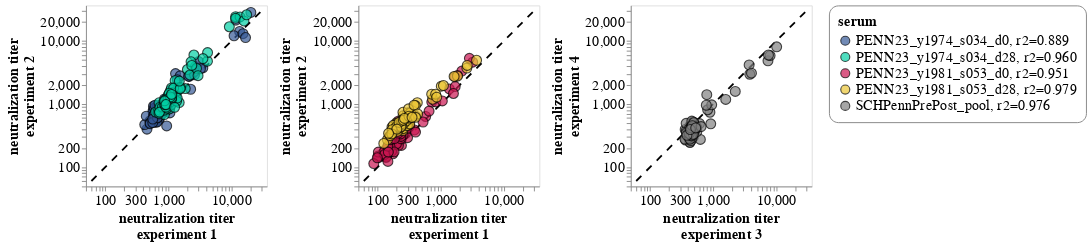

Notebook code for this chart:
### Code cell
# configure color scheme
fill = True
opacity = 0.7
stroke = 'black'
strokeWidth = 1.2
markSize = 120
color = alt.Color('serum').scale(range=color_palette)

titleFontSize = 16
labelFontSize = 16

width = 200
height = width
_range = [60, 30000]


# add serum, R2 column
df = (temp_df
        .replace({'serum': virus_corr_values_string})
       )

barcode_scatter_1 = (
    alt.Chart(df, width = width, height = height)
    .mark_circle(size=markSize, stroke=stroke, strokeWidth = strokeWidth, filled=fill)
    .encode(
        alt.X('plate27_median:Q', 
              title = ['neutralization titer', 'experiment 1'],
              scale = alt.Scale(nice=False, padding=6, type="log", domain=_range),
              axis = alt.Axis(grid=False, titleFontSize=titleFontSize, labelFontSize=labelFontSize)
             ),
        alt.Y('plate29_median:Q',
              title = ['neutralization titer', 'experiment 2'],
              scale = alt.Scale(nice=False, padding=6, type="log", domain=_range),
              axis = alt.Axis(grid=False, titleFontSize=titleFontSize, labelFontSize=labelFontSize)
             ),
        color = color,
        tooltip=['serum', 'virus', 'plate27_median', 'plate29_median'])
)

barcode_scatter_2 = (
    alt.Chart(df, width = width, height = height)
    .mark_circle(size=markSize, stroke=stroke, strokeWidth = strokeWidth, filled=fill)
    .encode(
        alt.X('plate28_median:Q', 
              title = ['neutralization titer', 'experiment 1'],
              scale = alt.Scale(nice=False, padding=6, type="log", domain=_range),
              axis = alt.Axis(grid=False, titleFontSize=titleFontSize, labelFontSize=labelFontSize)
             ),
        alt.Y('plate30_median:Q',
              title = ['neutralization titer', 'experiment 2'],
              scale = alt.Scale(nice=False, padding=6, type="log", domain=_range),
              axis = alt.Axis(grid=False, titleFontSize=titleFontSize, labelFontSize=labelFontSize)
             ),
        color = color,
        tooltip=['serum', 'virus', 'plate27_median', 'plate29_median'])
)

barcode_scatter_3 = (
    alt.Chart(df, width = width, height = width)
    .mark_circle(size=markSize, stroke=stroke, strokeWidth = strokeWidth, filled=fill)
    .encode(
        alt.X('plate38_median:Q', 
              title = ['neutralization titer', 'experiment 3'],
              scale = alt.Scale(nice=False, padding=6, type="log", domain=_range),
              axis = alt.Axis(grid=False, titleFontSize=titleFontSize, labelFontSize=labelFontSize)
             ),
        alt.Y('plate39_median:Q',
              title = ['neutralization titer', 'experiment 4'],
              scale = alt.Scale(nice=False, padding=6, type="log", domain=_range),
              axis = alt.Axis(grid=False, titleFontSize=titleFontSize, labelFontSize=labelFontSize)
             ),
        color = color,
        tooltip=['serum', 'virus', 'plate28_median', 'plate30_median'])
)

# dummy line plot
line = pd.DataFrame({
    'x': _range,
    'y': _range,})
line_plot = alt.Chart(line).mark_line(color= 'black', strokeDash = [8,8]).encode(
    x= 'x',
    y= 'y')

barcode_scatter_1 = (line_plot + barcode_scatter_1)
barcode_scatter_2 = (line_plot + barcode_scatter_2)
barcode_scatter_3 = (line_plot + barcode_scatter_3)


concat = (alt.concat(barcode_scatter_1, barcode_scatter_2,
                     barcode_scatter_3, 
                    columns = 3, 
                    spacing = 10
                   )
          .configure_legend(titleFontSize=labelFontSize, 
                            labelFontSize = labelFontSize,
                            symbolStrokeWidth = strokeWidth,
                            strokeColor='gray',
                            padding=10,
                            cornerRadius=10,
                            labelLimit = 500)
    )

# Save
outfile = os.path.join(resultsdir, 'per_strain_replicate_correlations.pdf')
concat.save(outfile, dpi = 600)
concat

### Figure 1 — Vega-Lite specification as saved in the notebook (floating-point values rounded to 4 significant figures; data arrays with more than 128 entries replaced by an {"elided": "..."} marker saying what was removed)
{"config": {"view": {"continuousWidth": 300, "continuousHeight": 300}, "legend": {"cornerRadius": 10, "labelFontSize": 16, "labelLimit": 500, "padding": 10, "strokeColor": "gray", "symbolStrokeWidth": 1.2, "titleFontSize": 16}}, "concat": [{"layer": [{"data": {"name": "data-9873325eebb7cf75e18ddff92de55ed1"}, "mark": {"type": "line", "color": "black", "strokeDash": [8, 8]}, "encoding": {"x": {"field": "x", "type": "quantitative"}, "y": {"field": "y", "type": "quantitative"}}}, {"data": {"name": "data-fffef91c83e800ea26dae8779eec3d95"}, "mark": {"type": "circle", "filled": true, "size": 120, "stroke": "black", "strokeWidth": 1.2}, "encoding": {"color": {"field": "serum", "scale": {"range": ["#345995", "#03cea4", "#ca1551", "#eac435", "grey"]}, "type": "nominal"}, "tooltip": [{"field": "serum", "type": "nominal"}, {"field": "virus", "type": "nominal"}, {"field": "plate27_median", "type": "quantitative"}, {"field": "plate29_median", "type": "quantitative"}], "x": {"axis": {"grid": false, "labelFontSize": 16, "titleFontSize": 16}, "field": "plate27_median", "scale": {"domain": [60, 30000], "nice": false, "padding": 6, "type": "log"}, "title": ["neutralization titer", "experiment 1"], "type": "quantitative"}, "y": {"axis": {"grid": false, "labelFontSize": 16, "titleFontSize": 16}, "field": "plate29_median", "scale": {"domain": [60, 30000], "nice": false, "padding": 6, "type": "log"}, "title": ["neutralization titer", "experiment 2"], "type": "quantitative"}}}], "height": 200, "width": 200}, {"layer": [{"data": {"name": "data-9873325eebb7cf75e18ddff92de55ed1"}, "mark": {"type": "line", "color": "black", "strokeDash": [8, 8]}, "encoding": {"x": {"field": "x", "type": "quantitative"}, "y": {"field": "y", "type": "quantitative"}}}, {"data": {"name": "data-fffef91c83e800ea26dae8779eec3d95"}, "mark": {"type": "circle", "filled": true, "size": 120, "stroke": "black", "strokeWidth": 1.2}, "encoding": {"color": {"field": "serum", "scale": {"range": ["#345995", "#03cea4", "#ca1551", "#eac435", "grey"]}, "type": "nominal"}, "tooltip": [{"field": "serum", "type": "nominal"}, {"field": "virus", "type": "nominal"}, {"field": "plate27_median", "type": "quantitative"}, {"field": "plate29_median", "type": "quantitative"}], "x": {"axis": {"grid": false, "labelFontSize": 16, "titleFontSize": 16}, "field": "plate28_median", "scale": {"domain": [60, 30000], "nice": false, "padding": 6, "type": "log"}, "title": ["neutralization titer", "experiment 1"], "type": "quantitative"}, "y": {"axis": {"grid": false, "labelFontSize": 16, "titleFontSize": 16}, "field": "plate30_median", "scale": {"domain": [60, 30000], "nice": false, "padding": 6, "type": "log"}, "title": ["neutralization titer", "experiment 2"], "type": "quantitative"}}}], "height": 200, "width": 200}, {"layer": [{"data": {"name": "data-9873325eebb7cf75e18ddff92de55ed1"}, "mark": {"type": "line", "color": "black", "strokeDash": [8, 8]}, "encoding": {"x": {"field": "x", "type": "quantitative"}, "y": {"field": "y", "type": "quantitative"}}}, {"data": {"name": "data-fffef91c83e800ea26dae8779eec3d95"}, "mark": {"type": "circle", "filled": true, "size": 120, "stroke": "black", "strokeWidth": 1.2}, "encoding": {"color": {"field": "serum", "scale": {"range": ["#345995", "#03cea4", "#ca1551", "#eac435", "grey"]}, "type": "nominal"}, "tooltip": [{"field": "serum", "type": "nominal"}, {"field": "virus", "type": "nominal"}, {"field": "plate28_median", "type": "quantitative"}, {"field": "plate30_median", "type": "quantitative"}], "x": {"axis": {"grid": false, "labelFontSize": 16, "titleFontSize": 16}, "field": "plate38_median", "scale": {"domain": [60, 30000], "nice": false, "padding": 6, "type": "log"}, "title": ["neutralization titer", "experiment 3"], "type": "quantitative"}, "y": {"axis": {"grid": false, "labelFontSize": 16, "titleFontSize": 16}, "field": "plate39_median", "scale": {"domain": [60, 30000], "nice": false, "padding": 6, "type": "log"}, "title": ["neutralization titer", "experiment 4"], "type": "quantitative"}}}], "height": 200, "width": 200}], "columns": 3, "spacing": 10, "$schema": "https://vega.github.io/schema/vega-lite/v5.16.3.json", "datasets": {"data-9873325eebb7cf75e18ddff92de55ed1": [{"x": 60, "y": 60}, {"x": 30000, "y": 30000}], "data-fffef91c83e800ea26dae8779eec3d95": {"elided": "390 records"}}}
